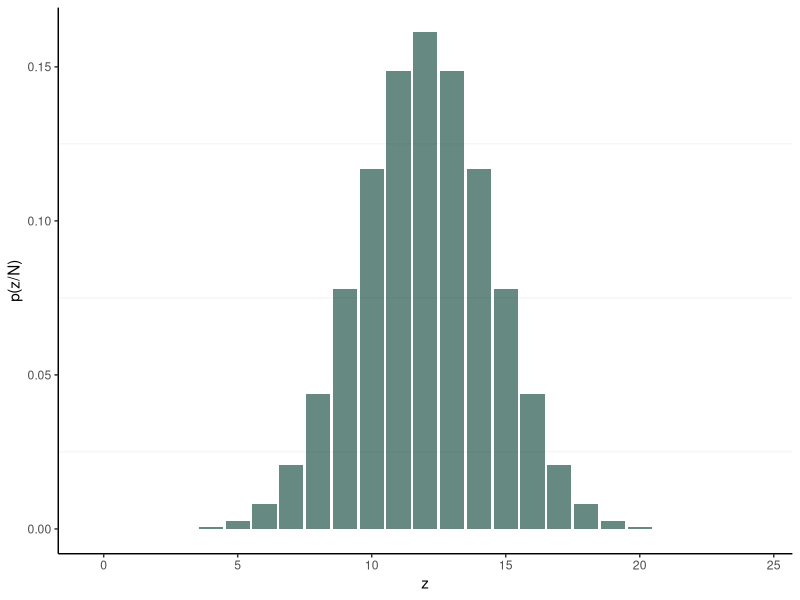
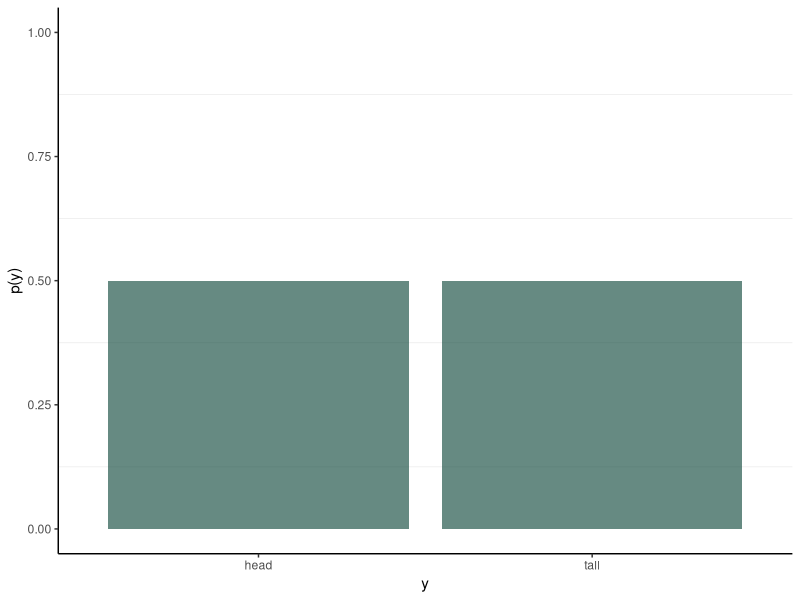
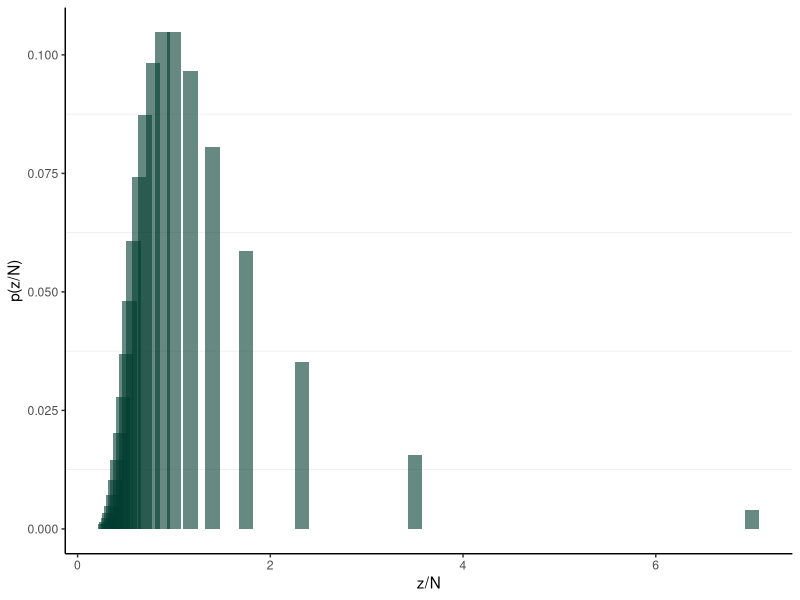
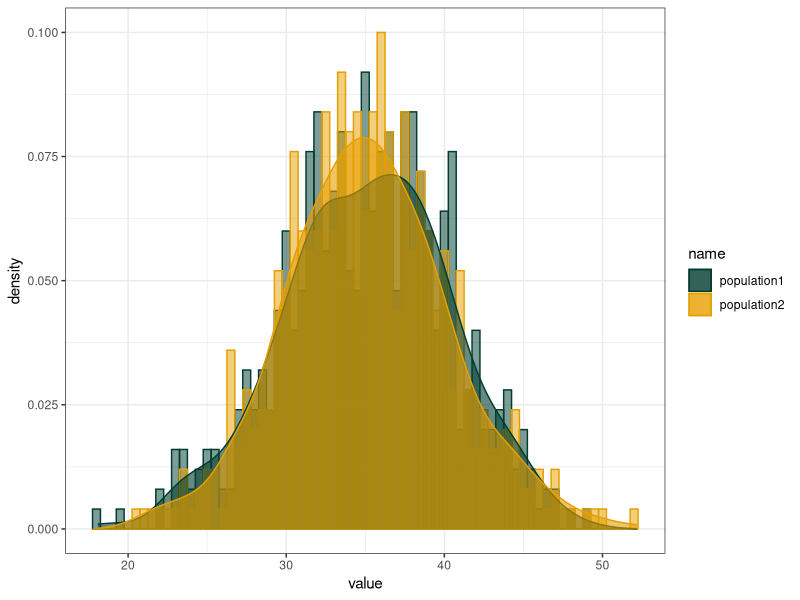
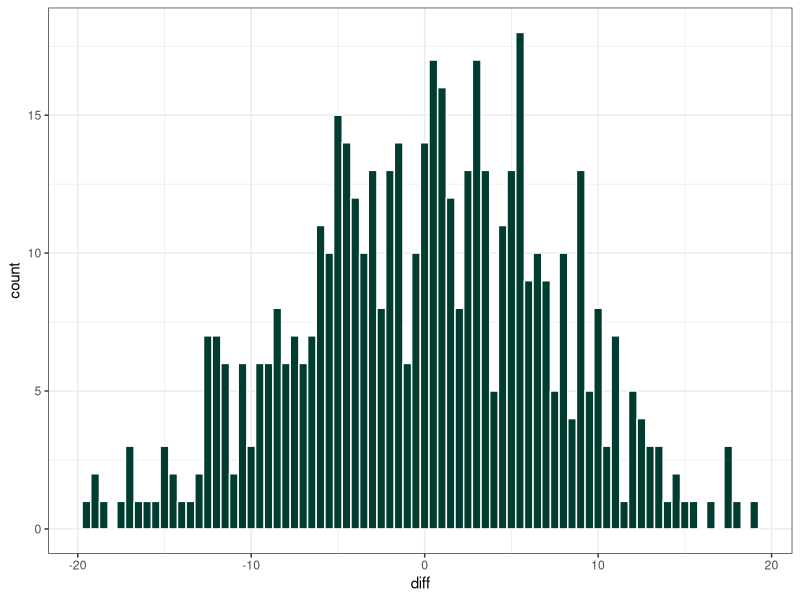
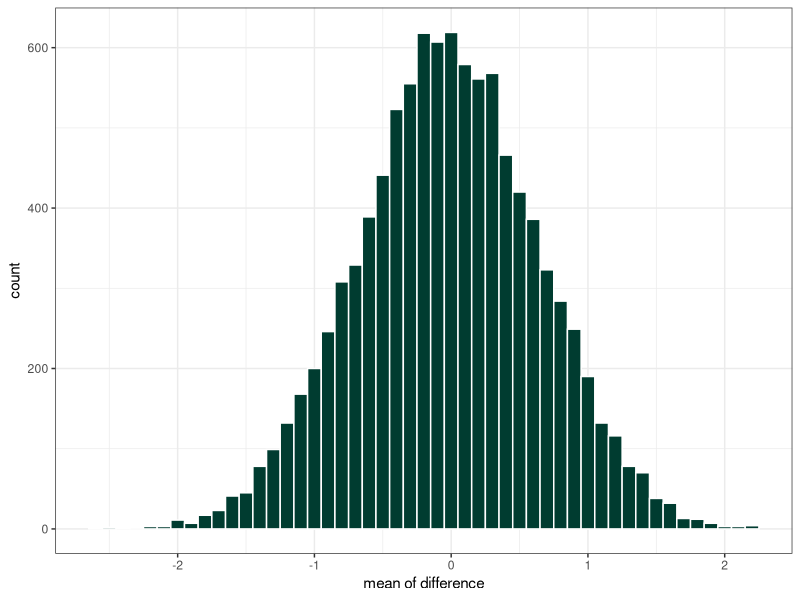

The R source for these figures, in order:
#SOMI Jan 2025
#Yutian Thompson
#Null hypothesis significance test


library(ggplot2)
library(stats)
library(dplyr)


factorial(24)/(factorial(7)*factorial(17))*0.5^7*0.5^17
fun_prob <- function(N, z){round(factorial(N)/(factorial(z)*factorial(N-z))*0.5^z*0.5^(N-z), 6)}
hypo_popu <- data.frame(
    `p(y)` = c(0.5, 0.5),
     y = c("tall", "head")
  ) %>%
  dplyr::rename(`p(y)`=p.y.)


#----1. given the fixed N-------------------------
z<- c(seq(0, 24))
res1_fix <- matrix(NA, nrow=0, ncol=2) %>%
  as.data.frame() %>%
  dplyr::rename(
    `p(z/N)` = V1,
    z=V2)

res2_fix <- matrix(NA, nrow=0, ncol=2) %>%
  as.data.frame() %>%
  dplyr::rename(
    `p` = V1,
    z=V2)

#calculate the density of sampling distribution
for (z in 0:24){

  sampling_distribution0 <- fun_prob(N=24, z) %>%
    as.data.frame() %>%
    dplyr::rename(`p(z/N)` = ".") %>%
    dplyr::mutate(
      z = z
    ) %>%
    rbind(res1_fix)

  res1_fix <- sampling_distribution0
}

#calculate the distribution function
for (z in 0:24){

  sampling_distribution0 <- round(pbinom(z, size=24, prob = 0.5), 6 )%>%
    as.data.frame() %>%
    dplyr::rename(`p` = ".") %>%
    dplyr::mutate(
      z = z
    ) %>%
    rbind(res2_fix)

  res2_fix <- sampling_distribution0
}

res1_fix %>%
ggplot(aes(x = z, y = `p(z/N)`))+
  geom_bar(stat="identity", position = "dodge", alpha = 0.6, fill = "#003c30") +
  theme_bw()+
  theme(panel.grid.major = element_blank(), panel.grid.minor.x = element_blank(), panel.border=element_blank(),
        axis.line = element_line(), legend.position = "none")



#print(res1_fix)
print(res2_fix)
hypo_popu %>%
  ggplot(aes(x = y, y = `p(y)`))+
  geom_bar(stat="identity", position = "dodge", alpha = 0.6, fill = "#003c30") +
  scale_y_continuous(limits = c(0, 1))+
  theme_bw()+
  theme(panel.grid.major = element_blank(), panel.grid.minor.x = element_blank(), panel.border=element_blank(),
        axis.line = element_line(), legend.position = "none")


# ---- 2. given the fixed z-----------------------------

N<-c(seq(0, 24))
res3_fix <- matrix(NA, nrow=0, ncol=2) %>%
  as.data.frame() %>%
  dplyr::rename(
    `p(z/N)` = V1,
    z=V2)

res4_fix <- matrix(NA, nrow=0, ncol=2) %>%
  as.data.frame() %>%
  dplyr::rename(
    `p` = V1,
    z=V2)

#calculate the density of sampling distribution
for (N in 0:24){
  sampling_distribution0 <- round(dnbinom(7, size=N, prob = 0.5), 6 )%>%
    #fun_prob2(N, z=7) %>%
    as.data.frame() %>%
    dplyr::rename(`p(z/N)` = ".") %>%
    dplyr::mutate(
      N = N
    ) %>%
    rbind(res3_fix)

  res3_fix <- sampling_distribution0
}

res3_fix_use <- res3_fix %>%
  dplyr::mutate(
    `z/N` = round(7/N, 2)
  ) %>%
  dplyr::filter(N != 0)

#calculate the distribution function
for (N in 0:24){
  sampling_distribution0 <- round(pnbinom(7, size=N, prob = 0.5), 6 )%>%
    as.data.frame() %>%
    dplyr::rename(`p` = ".") %>%
    dplyr::mutate(
      N = N
    ) %>%
    rbind(res4_fix)

  res4_fix <- sampling_distribution0
}

res4_fix_use <- res4_fix %>%
  dplyr::mutate(
    `z/N` = round(7/N, 2)
  ) %>%
  dplyr::filter(N != 0)


res3_fix_use %>%
  ggplot(aes(x = `z/N`, y = `p(z/N)`))+
  geom_bar(stat="identity", position = "dodge", alpha = 0.6, fill = "#003c30", width = 0.15) +
  theme_bw()+
  theme(panel.grid.major = element_blank(), panel.grid.minor.x = element_blank(), panel.border=element_blank(),
        axis.line = element_line(), legend.position = "none")



print(res3_fix_use)
print(res4_fix_use)


# ---- normal-distribution -----------------------------------------------------
#sampling distribution of mean difference
nor_popu1 <- rnorm(n=500, mean=35, sd=5)
nor_popu2 <- rnorm(n=500, mean=35.1, sd=5)

res5_norm_diff <- data.frame(nor_popu1, nor_popu2) %>%
  dplyr::mutate(
    diff = nor_popu1-nor_popu2
  )

mean(res5_norm_diff$diff)
sd(res5_norm_diff$diff) #7.132

res5_norm_diff2 <- res5_norm_diff %>%
  dplyr::select(population1 = nor_popu1, population2=nor_popu2) %>%
  tidyr::pivot_longer(cols = c("population1", "population2"))

res5_norm_diff2 %>%
  ggplot(aes(x=value, colour=name, fill=name))+
  geom_histogram(aes(y=..density..), position="identity", alpha=0.5,  binwidth=0.5)+
  geom_density(alpha=0.6)+
  scale_color_manual(values=c("#003c30", "#E69F00", "#56B4E9"))+
  scale_fill_manual(values=c("#003c30", "#E69F00", "#56B4E9"))+
  theme(panel.grid.major = element_blank(), panel.grid.minor.x = element_blank(), panel.border=element_blank(),
        axis.line = element_line(), legend.position = "none")+
  theme_bw()


res5_norm_diff %>%
  ggplot(aes(x=diff))+
  geom_histogram( stat = "bin",
                  position = "stack", colour="white", fill="#003c30", binwidth=0.5)+
  theme(panel.grid.major = element_blank(), panel.grid.minor.x = element_blank(), panel.border=element_blank(),
        axis.line = element_line(), legend.position = "none")+
  theme_bw()


sample_size <-10000

sample_norm_diff <- as.data.frame(replicate(sample_size, sample(res5_norm_diff$diff, size=100)))

# aa<- as.matrix(sample_norm_diff)
# kernel_est <- stats::density(aa)
# plot(kernel_est)



sample_norm_diff1 <- sample_norm_diff %>%
  dplyr::mutate_all(as.numeric) %>%
  dplyr::summarise(
    across(V1:paste0("V", sample_size), ~ mean(.x, na.rm = TRUE)),
  ) %>%
  t() %>%
  as.data.frame() %>%
  dplyr::select(`mean of difference` = V1)

sample_norm_diff2 <- sample_norm_diff %>%
  dplyr::mutate_all(as.numeric) %>%
  dplyr::summarise(
    across(V1:paste0("V", sample_size), ~sd(.x, na.rm = TRUE))
  ) %>%
  t() %>%
  as.data.frame()%>%
  dplyr::select(`sd of difference` = V1)



var(sample_norm_diff2$`sd of difference`) #n=100: 0.189, n=1000: 0.195, n=10000: 0.207
sd(sample_norm_diff2$`sd of difference`) #n=100: 0.435, n=1000: 0.442, n=10000: 0.454

sample_norm_diff_use <- cbind(sample_norm_diff1, sample_norm_diff2) %>%
  dplyr::mutate(
    density = rnorm(sample_size, mean = `mean of difference`, sd=`sd of difference`),
  )

# sample_norm_diff_use %>%
#   ggplot(aes(density))+
#   geom_density(alpha = 0.6)
#   geom_bar(stat="identity", position = "dodge", alpha = 0.6, fill = "#003c30", width = 0.15) +
#   theme_bw()+
#   theme(panel.grid.major = element_blank(), panel.grid.minor.x = element_blank(), panel.border=element_blank(),
#         axis.line = element_line(), legend.position = "none")




sample_norm_diff_use %>%
ggplot(aes(x=`mean of difference`))+
  geom_histogram( stat = "bin",
                  position = "stack", colour="white", fill="#003c30", binwidth=0.1)+

  #geom_histogram(aes(y=..density..), colour="white", fill="#003c30", binwidth=0.1)+
  #geom_density(alpha=.2, fill="#FF6666") +
  theme(panel.grid.major = element_blank(), panel.grid.minor.x = element_blank(), panel.border=element_blank(),
        axis.line = element_line(), legend.position = "none")+
  theme_bw()

